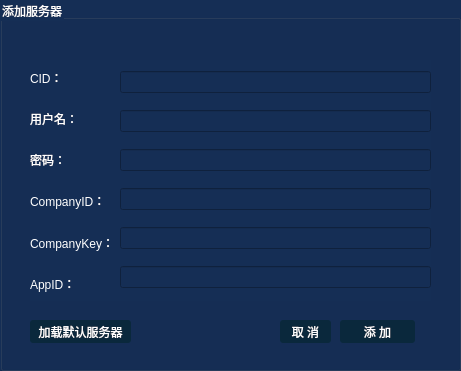
   <widget class="QGroupBox" name="groupBox_Server">
    <property name="geometry">
     <rect>
      <x>130</x>
      <y>140</y>
      <width>461</width>
      <height>371</height>
     </rect>
    </property>
    <property name="styleSheet">
     <string notr="true">color: rgb(255, 255, 255);
background-color: rgb(21, 46, 85);
</string>
    </property>
    <property name="title">
     <string>添加服务器</string>
    </property>
    <widget class="QPushButton" name="AddServerBtn">
     <property name="geometry">
      <rect>
       <x>340</x>
       <y>320</y>
       <width>75</width>
       <height>23</height>
      </rect>
     </property>
     <property name="styleSheet">
      <string notr="true">QPushButton { background-color: rgb(10, 40, 60); border-radius: 3px; color: rgb(255, 255, 255); } QPushButton:hover { background-color: rgb(0, 0, 0); }</string>
     </property>
     <property name="text">
      <string>添 加</string>
     </property>
    </widget>
    <widget class="QPushButton" name="CloseBtn">
     <property name="geometry">
      <rect>
       <x>280</x>
       <y>320</y>
       <width>51</width>
       <height>23</height>
      </rect>
     </property>
     <property name="styleSheet">
      <string notr="true">QPushButton { background-color: rgb(10, 40, 60); border-radius: 3px; color: rgb(255, 255, 255); } QPushButton:hover { background-color: rgb(0, 0, 0); }</string>
     </property>
     <property name="text">
      <string>取 消</string>
     </property>
    </widget>
    <widget class="QWidget" name="layoutWidget">
     <property name="geometry">
      <rect>
       <x>30</x>
       <y>60</y>
       <width>401</width>
       <height>241</height>
      </rect>
     </property>
     <layout class="QHBoxLayout" name="horizontalLayout_2">
      <item>
       <layout class="QVBoxLayout" name="verticalLayout_2">
        <item>
         <widget class="QLabel" name="label_19">
          <property name="text">
           <string>CID：</string>
          </property>
         </widget>
        </item>
        <item>
         <widget class="QLabel" name="label_20">
          <property name="text">
           <string>用户名：</string>
          </property>
         </widget>
        </item>
        <item>
         <widget class="QLabel" name="label_21">
          <property name="text">
           <string>密码：</string>
          </property>
         </widget>
        </item>
        <item>
         <widget class="QLabel" name="label_22">
          <property name="text">
           <string>CompanyID：</string>
          </property>
         </widget>
        </item>
        <item>
         <widget class="QLabel" name="label_23">
          <property name="text">
           <string>CompanyKey：</string>
          </property>
         </widget>
        </item>
        <item>
         <widget class="QLabel" name="label_24">
          <property name="text">
           <string>AppID：</string>
          </property>
         </widget>
        </item>
       </layout>
      </item>
      <item>
       <layout class="QVBoxLayout" name="verticalLayout_3">
        <item>
         <widget class="QLineEdit" name="lineEdit_CID"/>
        </item>
        <item>
         <widget class="QLineEdit" name="lineEdit_UserName"/>
        </item>
        <item>
         <widget class="QLineEdit" name="lineEdit_pwd"/>
        </item>
        <item>
         <widget class="QLineEdit" name="lineEdit_CompanyID"/>
        </item>
        <item>
         <widget class="QLineEdit" name="lineEdit_CompanyKey"/>
        </item>
        <item>
         <widget class="QLineEdit" name="lineEdit_AppId"/>
        </item>
       </layout>
      </item>
     </layout>
    </widget>
    <widget class="QPushButton" name="loadServersBtn">
     <property name="geometry">
      <rect>
       <x>30</x>
       <y>320</y>
       <width>101</width>
       <height>23</height>
      </rect>
     </property>
     <property name="styleSheet">
      <string notr="true">QPushButton { background-color: rgb(10, 40, 60); border-radius: 3px; color: rgb(255, 255, 255); } QPushButton:hover { background-color: rgb(0, 0, 0); }
</string>
     </property>
     <property name="text">
      <string>加载默认服务器</string>
     </property>
    </widget>
   </widget>
